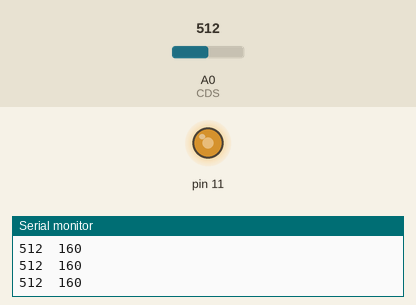
This sketch was run on a simulated Arduino Uno, built with avr-gcc and run on an emulated ATmega328P. On the bench: output pins drawn as LEDs (lit = HIGH), the last lines printed to the serial monitor. Inputs (shaded band) come from the test bench; at power-on: A0 (CDS) = 512.

Above: at 1.2 s.
1.3 s: A0 (CDS) set to 1023
At 2.5 s:
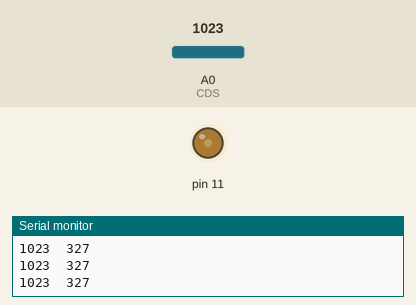
2.8 s: A0 (CDS) set to 900
At 3.7 s:
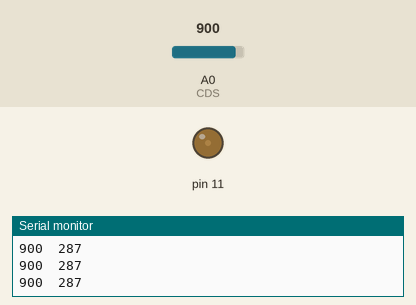
4.3 s: A0 (CDS) set to 716
At 4.8 s:
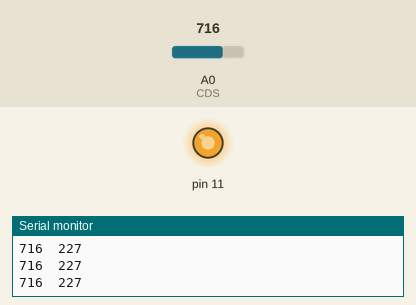
5.8 s: A0 (CDS) set to 511
At 7.0 s:
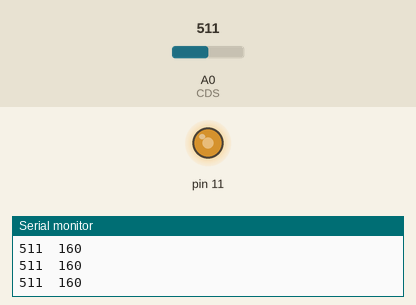
Timing chart, 0 to 8.8 s (numbered marks = the images above; inputs shaded):
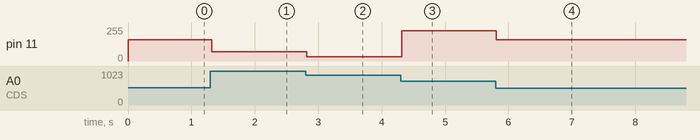

Measured:
- after the input at 1.3 s, pin 11: 160/255 → 71/255 at once
- after the input at 2.8 s, pin 11: 71/255 → 31/255 at once
- after the input at 4.3 s, pin 11: 31/255 → 227/255 at once
- after the input at 5.8 s, pin 11: 227/255 → 160/255 at once

The sketch:

CDS.ino
```cpp
#define CDS A0
void setup() {
  Serial.begin(9600);
}

void loop() {

  int val = analogRead(CDS);
  Serial.print(val);
  int lightness = map(val,19,800,0,255);
  Serial.print('\t');
  Serial.println(lightness);
  analogWrite(11,lightness);

}
```
